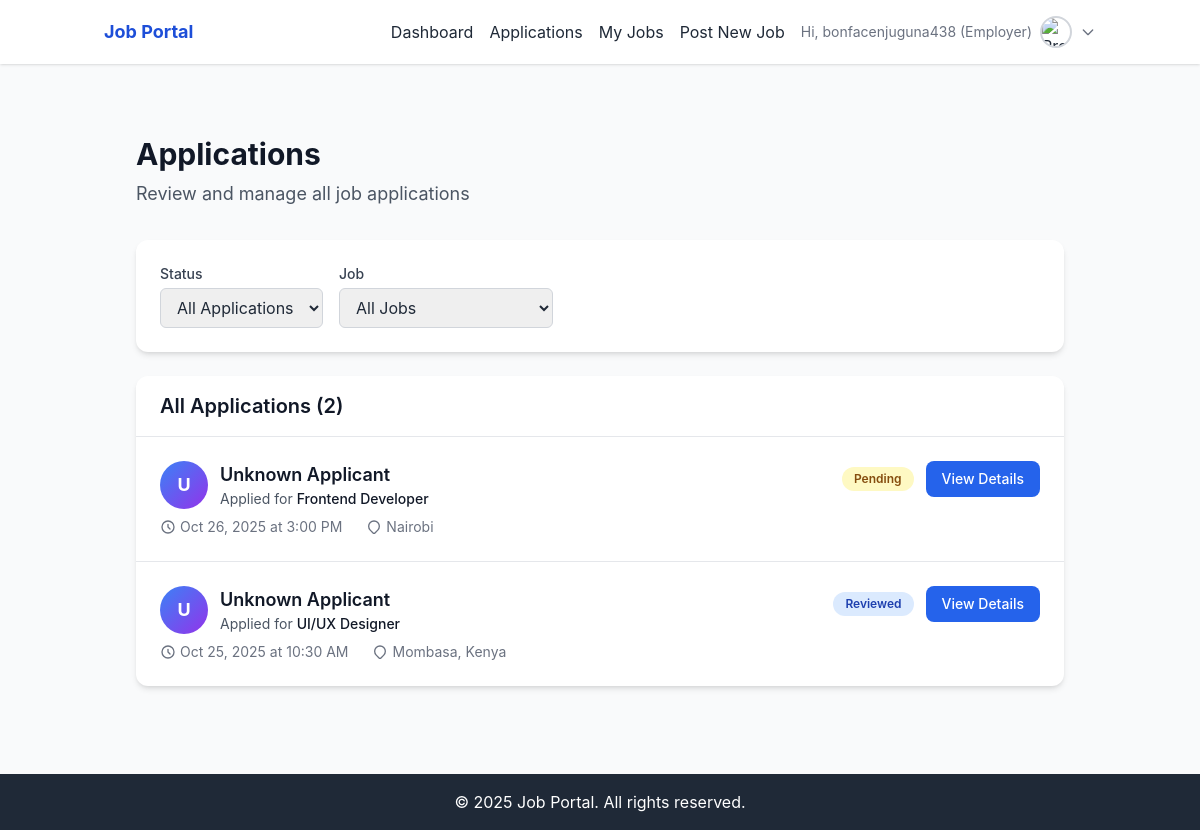
/applications/applications.php (signed in), run on the app's committed database.
### tables this page shows
CREATE TABLE applications (
  uuid CHAR(36) PRIMARY KEY,
  job_uuid CHAR(36) NOT NULL,
  job_seeker_uuid CHAR(36) NOT NULL,
  cover_letter TEXT,
  resume_file VARCHAR(255),
  status ENUM('pending', 'reviewed', 'accepted', 'rejected') DEFAULT 'pending',
  applied_at TIMESTAMP DEFAULT CURRENT_TIMESTAMP,
  reviewed_at TIMESTAMP NULL,

  INDEX idx_job_uuid (job_uuid),
  INDEX idx_job_seeker_uuid (job_seeker_uuid),
  INDEX idx_status (status),
  INDEX idx_applied_at (applied_at),

  UNIQUE KEY unique_application (job_uuid, job_seeker_uuid),

  FOREIGN KEY (job_uuid) REFERENCES job_posts(uuid) ON DELETE CASCADE,
  FOREIGN KEY (job_seeker_uuid) REFERENCES job_seekers(uuid) ON DELETE CASCADE
);

CREATE TABLE job_seekers (
   uuid CHAR(36) PRIMARY KEY,
   user_uuid CHAR(36) NOT NULL,
   fullName VARCHAR(100),
   phone VARCHAR(20),
   gender ENUM('male', 'female', 'other'),
   dob DATE,
   location VARCHAR(255),
   bio TEXT,
   professional_title VARCHAR(100),
   skills TEXT,
   education TEXT,
   resume_file VARCHAR(255),
   profile_completed BOOLEAN DEFAULT FALSE,
   created_at TIMESTAMP DEFAULT CURRENT_TIMESTAMP,
   updated_at TIMESTAMP DEFAULT CURRENT_TIMESTAMP ON UPDATE CURRENT_TIMESTAMP,

   INDEX idx_user_uuid (user_uuid),
   INDEX idx_location (location),
   INDEX idx_professional_title (professional_title),

   FOREIGN KEY (user_uuid) REFERENCES users(uuid) ON DELETE CASCADE
);

### models/User.php (called while the page is built, shortened)
<?php
class User {
    private $conn;
    public function __construct($db) {
        $this->conn = $db;
    }
public function getUserProfile($userId) {
  $roleStmt = $this->conn->prepare("SELECT role FROM users WHERE uuid = ?");
  $roleStmt->bind_param("s", $userId);
  $roleStmt->execute();
  $roleResult = $roleStmt->get_result();
  $roleData = $roleResult->fetch_assoc();
  $role = $roleData['role'];
  if ($role === 'jobseeker') {
    $sql = "
      SELECT
        u.uuid,
        u.email,
        u.profile_picture,
        u.role,
        u.is_verified,
        u.created_at,
        js.uuid as jobseeker_uuid,
        js.fullName,
        js.phone,
        js.gender,
        js.dob,
        js.location,
        js.bio,
        js.professional_title,
        js.skills,
        js.education,
        js.resume_file,
        js.profile_completed
      FROM users u
      LEFT JOIN job_seekers js ON u.uuid = js.user_uuid
      WHERE u.uuid = ?
    ";
  } elseif ($role === 'employer') {
    $sql = "
      SELECT
        u.uuid,
        u.email,
        u.profile_picture,
        u.role,
        u.is_verified,
        u.created_at,
        e.uuid as employer_uuid,
        e.company_name,
        e.contact_number,
        e.location,
        e.industry,
        e.website,
        e.company_logo,
        e.about_company
      FROM users u
      LEFT JOIN employers e ON u.uuid = e.user_uuid
      WHERE u.uuid = ?
    ";
  } else {
    $sql = "SELECT * FROM users WHERE uuid = ?";
  }
  $stmt = $this->conn->prepare($sql);
  $stmt->bind_param("s", $userId);
  $stmt->execute();
  $result = $stmt->get_result();
  $profile = $result->fetch_assoc();
  return $profile;
}
}
?>

### controllers/JobController.php (called while the page is built, shortened)
<?php
require_once __DIR__ . '/../models/Job.php';
require_once __DIR__ . '/../models/User.php';
class JobController {
    public function __construct($conn) {
        $this->job = new Job($conn);
        $this->user = new User($conn);
    }
}
?>

### helpers/session.php (called while the page is built, shortened)
<?php
function getUserId() {
  return $_SESSION['user_id'] ?? null;
}
?>

### controllers/ApllicationController.php (called while the page is built, shortened)
<?php
require_once __DIR__ . '/../models/Job.php';
require_once __DIR__ . '/../models/User.php';
require_once __DIR__ . '/../models/Application.php';
class ApplicationController {
    public $job;
    public $application;
    public function __construct($conn) {
        $this->job = new Job($conn);
        $this->application = new Application($conn);
    }
    public function getEmployerApplications($employerUuid) {
        $allApplications = [];
        $jobs = $this->job->getJobsByEmployer($employerUuid);
        foreach ($jobs as $job) {
            $applications = $this->application->getJobApplications($job['uuid'], $employerUuid);
            foreach ($applications as $app) {
                $allApplications[] = array_merge($app, ['job_title' => $job['title'], 'job_uuid' => $job['uuid']]);
            }
        }
        usort($allApplications, function($a, $b) {
            return strtotime($b['applied_at']) - strtotime($a['applied_at']);
        });
        return $allApplications;
    }
}
?>

### models/Job.php (called while the page is built, shortened)
<?php
class Job {
    private $conn;
    public function __construct($db) {
        $this->conn = $db;
    }
    public function getJobsByEmployer($employerUuid) {
        $stmt = $this->conn->prepare("
            SELECT jp.*, e.company_name
            FROM job_posts jp
            LEFT JOIN employers e ON jp.employer_uuid = e.uuid
            WHERE jp.employer_uuid = ?
            ORDER BY jp.created_at DESC
        ");
        $stmt->bind_param("s", $employerUuid);
        $stmt->execute();
        return $stmt->get_result()->fetch_all(MYSQLI_ASSOC);
    }
}
?>

### models/Application.php (called while the page is built, shortened)
<?php
class Application {
    private $conn;
    public function __construct($db) {
        $this->conn = $db;
    }
    public function getJobApplications($jobUuid, $employerUuid) {
        $stmt = $this->conn->prepare("
            SELECT a.*, js.phone, js.location, js.professional_title
            FROM applications a
            JOIN job_seekers js ON a.job_seeker_uuid = js.uuid
            WHERE a.job_uuid = ? AND a.job_uuid IN (
                SELECT uuid FROM job_posts WHERE employer_uuid = ?
            )
            ORDER BY a.applied_at DESC
        ");
        $stmt->bind_param("ss", $jobUuid, $employerUuid);
        $stmt->execute();
        return $stmt->get_result()->fetch_all(MYSQLI_ASSOC);
    }
}
?>

### public/applications/applications.php (the view, shortened to what this page needs)
<?php
require_once __DIR__ . '/../../helpers/session.php';
require_once __DIR__ . '/../../config/db.php';
require_once __DIR__ . '/../../controllers/JobController.php';
require_once __DIR__ . '/../../controllers/ApllicationController.php';
$jobController = new JobController($conn);
$applicationController = new ApplicationController($conn);
$userId = getUserId();
$employer = $jobController->user->getUserProfile($userId);
$employerUuid = $employer['employer_uuid'] ?? null;
$allApplications = [];
if ($employerUuid) {
    $jobs = $jobController->job->getJobsByEmployer($employerUuid);
    $allApplications = $applicationController->getEmployerApplications($employerUuid);
}
include __DIR__ . '/../../includes/employer-header.php';
?>
<div class="max-w-7xl mx-auto px-4 sm:px-6 lg:px-8 py-8">
    <div class="mb-8">
        <h1 class="text-3xl font-bold text-gray-900 mb-2">Applications</h1>
        <p class="text-lg text-gray-600">Review and manage all job applications</p>
    </div>
    <div class="bg-white rounded-xl shadow-md p-6 mb-6">
        <div class="flex flex-wrap gap-4 items-center">
            <div>
                <label for="status-filter" class="block text-sm font-medium text-gray-700 mb-1">Status</label>
                <select id="status-filter"
                    class="border border-gray-300 rounded-md px-3 py-2 focus:outline-none focus:ring-2 focus:ring-blue-500">
                    <option value="all">All Applications</option>
                </select>
            </div>
            <div>
                <label for="job-filter" class="block text-sm font-medium text-gray-700 mb-1">Job</label>
                <select id="job-filter"
                    class="border border-gray-300 rounded-md px-3 py-2 focus:outline-none focus:ring-2 focus:ring-blue-500">
                    <option value="all">All Jobs</option>
                </select>
            </div>
        </div>
    </div>
    <?php if (empty($allApplications)): ?>
    <div class="bg-white rounded-xl shadow-md p-12 text-center">
        <svg class="w-16 h-16 text-gray-300 mx-auto mb-4" fill="none" stroke="currentColor" viewBox="0 0 24 24">
            <path stroke-linecap="round" stroke-linejoin="round" stroke-width="2"
                d="M9 12h6m-6 4h6m2 5H7a2 2 0 01-2-2V5a2 2 0 012-2h5.586a1 1 0 01.707.293l5.414 5.414a1 1 0 01.293.707V19a2 2 0 01-2 2z" />
        </svg>
        <h3 class="text-xl font-medium text-gray-900 mb-2">No applications yet</h3>
        <p class="text-gray-500 mb-6">Applications will appear here once candidates apply to your jobs</p>
        <a href="post-job.php" class="bg-blue-600 text-white px-6 py-2 rounded hover:bg-blue-700 transition">
            Post a Job
        </a>
    </div>
    <?php else: ?>
    <div class="bg-white rounded-xl shadow-md overflow-hidden">
        <div class="px-6 py-4 border-b border-gray-200">
            <h2 class="text-xl font-semibold text-gray-900">
                All Applications (<?php echo count($allApplications); ?>)
            </h2>
        </div>
        <div class="divide-y divide-gray-200">
            <?php foreach ($allApplications as $app): ?>
            <div class="p-6 hover:bg-gray-50 transition-colors application-card"
                data-status="<?php echo $app['status']; ?>" data-job="<?php echo $app['job_uuid']; ?>">
                <div class="flex justify-between items-start">
                    <div class="flex-1">
                        <div class="flex items-center gap-3 mb-2">
                            <div
                                class="w-12 h-12 bg-gradient-to-br from-blue-500 to-purple-600 rounded-full flex items-center justify-center text-white font-bold text-lg">
                                <?php echo strtoupper(substr($app['fullName'] ?? 'U', 0, 1)); ?>
                            </div>
                            <div>
                                <h3 class="text-lg font-semibold text-gray-900">
                                    <?php echo htmlspecialchars($app['fullName'] ?? 'Unknown Applicant'); ?>
                                </h3>
                                <p class="text-sm text-gray-600">
                                    Applied for <span
                                        class="font-medium text-gray-900"><?php echo htmlspecialchars($app['job_title']); ?></span>
                                </p>
                            </div>
                        </div>
                        <div class="flex items-center gap-6 text-sm text-gray-500 ml-15">
                            <span class="flex items-center gap-1">
                                <svg class="w-4 h-4" fill="none" stroke="currentColor" viewBox="0 0 24 24">
                                    <path stroke-linecap="round" stroke-linejoin="round" stroke-width="2"
                                        d="M12 8v4l3 3m6-3a9 9 0 11-18 0 9 9 0 0118 0z" />
                                </svg>
                                <?php echo date('M j, Y \a\t g:i A', strtotime($app['applied_at'])); ?>
                            </span>
                            <?php if (!empty($app['location'])): ?>
                            <span class="flex items-center gap-1">
                                <svg class="w-4 h-4" fill="none" stroke="currentColor" viewBox="0 0 24 24">
                                    <path stroke-linecap="round" stroke-linejoin="round" stroke-width="2"
                                        d="M17.657 16.657L13.414 20.9a1.998 1.998 0 01-2.827 0l-4.244-4.243a8 8 0 1111.314 0z" />
                                </svg>
                                <?php echo htmlspecialchars($app['location']); ?>
                            </span>
                            <?php endif; ?>
                        </div>
                    </div>
                    <div class="flex items-center gap-3">
                        <?php
                        $statusColors = [
                            'pending' => 'bg-yellow-100 text-yellow-800',
                            'reviewed' => 'bg-blue-100 text-blue-800',
                            'accepted' => 'bg-green-100 text-green-800',
                            'rejected' => 'bg-red-100 text-red-800'
                        ];
                        $statusColor = $statusColors[$app['status']] ?? 'bg-gray-100 text-gray-800';
                        ?>
                        <span class="px-3 py-1 rounded-full text-xs font-semibold <?php echo $statusColor; ?>">
                            <?php echo ucfirst($app['status']); ?>
                        </span>
                        <a href="application-details?id=<?php echo $app['uuid']; ?>"
                            class="px-4 py-2 bg-blue-600 text-white rounded-lg hover:bg-blue-700 transition-colors text-sm font-medium">
                            View Details
                        </a>
                    </div>
                </div>
            </div>
            <?php endforeach; ?>
        </div>
    </div>
    <?php endif; ?>
</div>
<?php include __DIR__ . '/../../includes/footer.php'; ?>

### data on the page
applications: fullName "U", fullName "Unknown Applicant", job_title "Frontend Developer", applied_at "Oct 26, 2025 at 3:00 PM", job_seeker_uuid.location "Nairobi", status "Pending"
applications: fullName "U", fullName "Unknown Applicant", job_seeker_uuid.professional_title "UI/UX Designer", applied_at "Oct 25, 2025 at 10:30 AM", job_seeker_uuid.location "Mombasa, Kenya", status "Reviewed"

### other printed values
$_SESSION['user_name'] "bonfacenjuguna438"
count($allApplications) "2"
